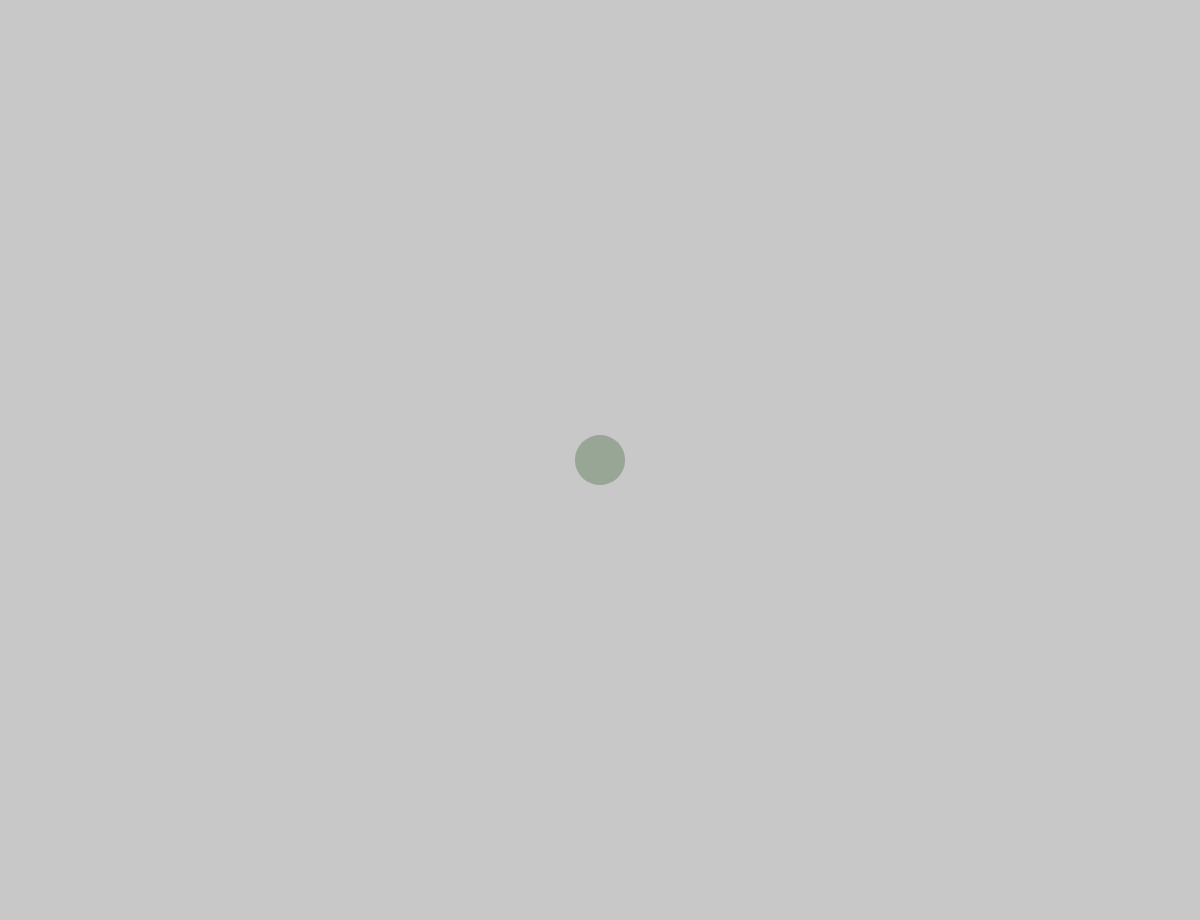
Frame 1 (no input)
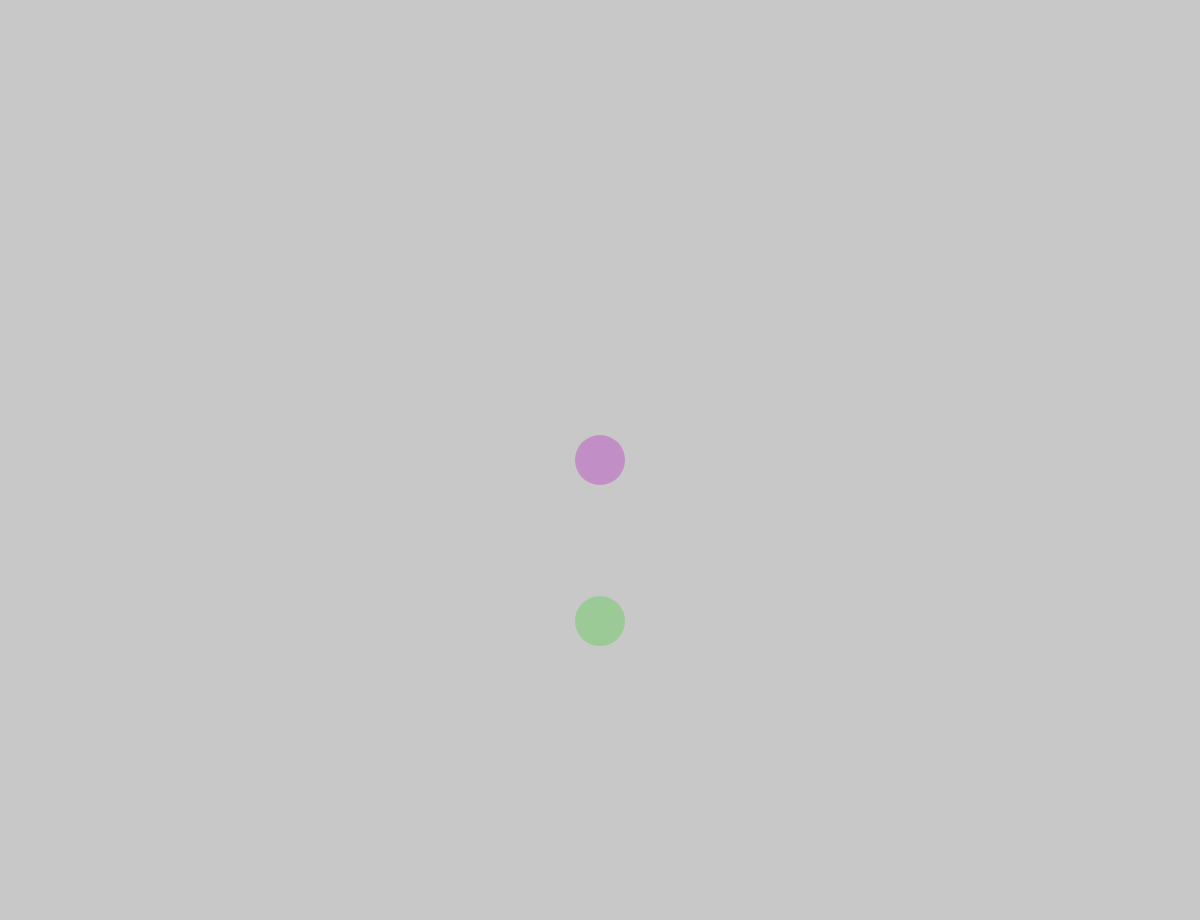
Frame 60 (no input)
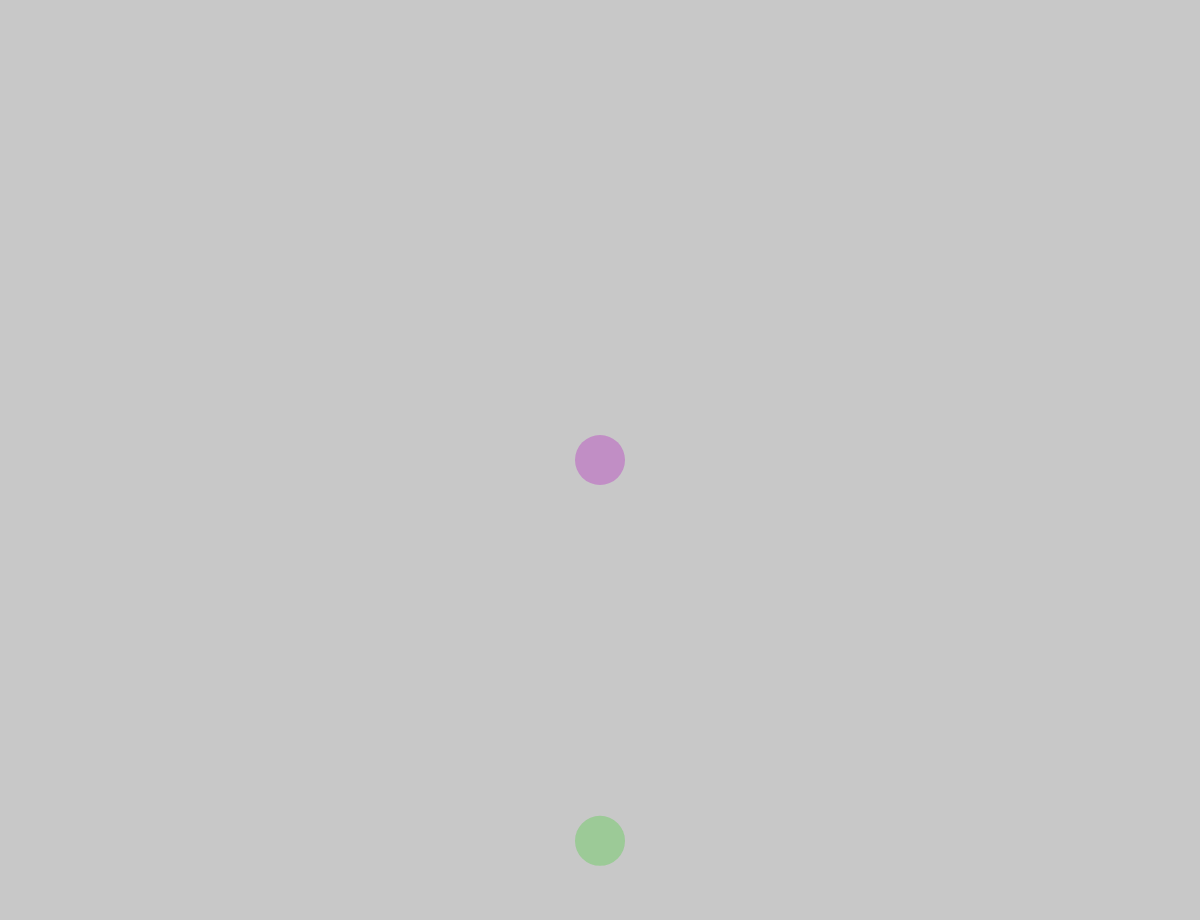
Frame 120 (the mouse pressed at the canvas centre since frame 60)

The p5.js sketch that drew these frames (run headless with seeded random() and noise() and a simulated clock; from frame 60 on, the mouse is pressed at the canvas centre):

// p5.js sketch
// ── sketch.js
// https://editor.p5js.org/jht9629-nyu/sketches/Iob8cJo2b
// Conditionals - Bouncing Ball with Gravity v12
// Ball class - wind algorithm - gravity drop - 10k

let balls = [];
let useMousePressed = false;

function setup() {
  let canvas = createCanvas(windowWidth, windowHeight - 80);
  canvas.mousePressed(canvas_mousePressed);
  canvas.mouseReleased(canvas_mouseReleased);
  canvas.touchEnded(canvas_mouseReleased);

  create_ui();

  new Ball(width / 2, height / 2);

  let ball2 = new Ball(width / 2, height / 2);
  ball2.drop();
}

function draw() {
  background(200);
  noStroke();
  for (let ball of balls) {
    ball.draw();
  }
}

function create_ui() {
  createSpan("click to add a ball - shift to paint - drag to apply wind") //
    .style("font-size:28px");
  createButton("clear") //
    .mousePressed(clearAction)
    .style("font-size:28px");
  createButton("drop") //
    .mousePressed(dropAction)
    .style("font-size:28px");
  createButton("stop") //
    .mousePressed(stopAction)
    .style("font-size:28px");
  createButton("random") //
    .mousePressed(randomAction)
    .style("font-size:28px");
  createButton("10k") //
    .mousePressed(tenkAction)
    .style("font-size:28px");
}

function tenkAction() {
  for (let i = 0; i < 10000; i++) {
    new Ball(random(width), random(height));
  }
}

function randomAction() {
  console.log('Balls randomAction balls.length', balls.length);
  for (let ball of balls) {
    ball.random();
  }
}

function stopAction() {
  for (let ball of balls) {
    ball.stop();
  }
}

function dropAction() {
  for (let ball of balls) {
    ball.drop();
  }
}

function clearAction() {
  balls = [];
}

class Ball {
  //
  constructor(x, y) {
    //
    // initial position
    this.x = x;
    this.y = y;

    // appearance
    this.radius = 25;
    // random color with alpha
    this.color = [random(255), random(255), random(255), 100];

    // x and y velocity. begin at rest
    this.vx = 0;
    this.vy = 0;

    // Air resistance
    this.drag = 0.995;

    // Energy retained on edge bounce
    this.bounce = 0.5;

    // for drop to bottom of canvas behavior
    this.gravityY = 0.1;
    this.isDropping = false;

    // add to list
    balls.push(this);
  }

  draw() {
    this.x += this.vx;
    this.y += this.vy;
    this.vx *= this.drag;
    this.vy *= this.drag;
    if (this.isDropping) {
      this.vy += this.gravityY;
    }
    if (this.y < this.radius || this.y > height - this.radius) {
      // reduce the speed each time ball hits floor
      // negative to reverse direction
      this.vy *= -this.bounce;
      this.y = constrain(this.y, this.radius, height - this.radius);
    }
    if (this.x < this.radius || this.x > width - this.radius) {
      // reduce the speed each time ball hits wall
      this.vx *= -this.bounce;
      this.x = constrain(this.x, this.radius, width - this.radius);
    }
    fill(this.color);
    circle(this.x, this.y, this.radius * 2);
  }

  stop() {
    this.vx = 0;
    this.vy = 0;
    this.isDropping = false;
  }

  // Fall to bottom of canvas using gravityY
  drop() {
    this.vx = 0;
    this.vy = 0;
    this.isDropping = true;
  }

  add_velocity(dx, dy) {
    this.set_velocity(this.vx + dx, this.vy + dy);
  }

  set_velocity(vx, vy) {
    this.vx = vx;
    this.vy = vy;
  }
  
  random() {
    this.x = random(width);
    this.y = random(height);
    this.stop();
  }
}

function mouseDragged() {
  // console.log('mouseDragged');

  // prevent canvas_mouseReleased actions
  useMousePressed = false;

  // apply velocity based on mouse drag direction and speed
  let dx = mouseX - pmouseX;
  let dy = mouseY - pmouseY;

  // wind algorithm
  // from https://editor.p5js.org/yh6371/sketches/cl9-Q8POR
  let windScale = 0.06;
  // only balls within this range are affected
  let range = width * 0.2;
  // for (const d of dots) {
  //   const dd = dist(mouseX, mouseY, d.x, d.y);
  //   if (dd < radius) {
  //     const falloff = (radius - dd) / radius;
  //     d.applyForce(dx * windScale * falloff, dy * windScale * falloff);
  //   }
  // }
  for (let ball of balls) {
    let dd = dist(mouseX, mouseY, ball.x, ball.y);
    if (dd < range) {
      let falloff = (range - dd) / range;
      let ndx = dx * windScale * falloff;
      let ndy = dy * windScale * falloff;
      ball.add_velocity(ndx, ndy);
    }
  }

  if (keyIsDown(SHIFT)) {
    new Ball(mouseX, mouseY);
  }
  
  let inX = mouseX >= 0 && mouseX < width;
  let inY = mouseY >= 0 && mouseY < height;
  let onCanvas = inX && inY;
  // required to prevent touch drag moving canvas on mobile
  return !onCanvas;
}

function canvas_mousePressed() {
  // console.log('mousePressed');
  useMousePressed = true;
}

function canvas_mouseReleased() {
  // console.log('mouseReleased');
  console.log('canvas_mouseReleased balls.length', balls.length);
  if (!useMousePressed) return;
  new Ball(mouseX, mouseY);
}

// https://p5js.org/reference/p5/mouseReleased/
// https://p5js.org/reference/p5/mouseDragged/
// https://p5js.org/reference/p5/pmouseX/
// https://p5js.org/reference/p5/keyCode/
// https://p5js.org/reference/p5/keyIsDown/

// https://editor.p5js.org/jht9629-nyu/sketches/dVHK9-Ns7
// Conditionals - Bouncing Ball with Gravity v2
// added friction

// https://editor.p5js.org/codingtrain/sketches/JTIN5dIVB
// Bouncing ball with gravity
// The Coding Train / Daniel Shiffman

// https://editor.p5js.org/jht9629-nyu/sketches/BtdFgAST_
// Conditionals - Bouncing Ball with Gravity v3
// Use object literals

// https://editor.p5js.org/jht9629-nyu/sketches/-GzgH4Gnf
// Conditionals - Bouncing Ball with Gravity v4
// added velX bounceX

// https://editor.p5js.org/jht9629-nyu/sketches/250TAeMiE
// Conditionals - Bouncing Ball with Gravity v5
// use drag and bounce from
// https://editor.p5js.org/yh6371/sketches/cl9-Q8POR

// https://editor.p5js.org/jht9629-nyu/sketches/whU0iYX5y
// Conditionals - Bouncing Ball with Gravity v6
// use mouseDragged

// https://editor.p5js.org/jht9629-nyu/sketches/suNS9CAwt
// Conditionals - Bouncing Ball with Gravity v7
// ball funcs

// https://editor.p5js.org/jht9629-nyu/sketches/aipAPmiUT
// Conditionals - Bouncing Ball with Gravity v8
// array of balls with random colors

// https://editor.p5js.org/jht9629-nyu/sketches/pbEo73JbQ
// Conditionals - Bouncing Ball with Gravity v9
// use wind algorithm from yh6371
/*
  if (tool === "wind") {
    // Push nearby dots along the mouse delta, with distance falloff
    const dx = mouseX - pmouseX;
    const dy = mouseY - pmouseY;
    const windScale = 0.06,
      radius = 120;
    for (const d of dots) {
      const dd = dist(mouseX, mouseY, d.x, d.y);
      if (dd < radius) {
        const falloff = (radius - dd) / radius;
        d.applyForce(dx * windScale * falloff, dy * windScale * falloff);
      }
    }
  } else if (tool === "erase") {
*/

// https://editor.p5js.org/jht9629-nyu/sketches/0nSrecmFq
// Conditionals - Bouncing Ball with Gravity v10
// Ball class - wind algorithm

// https://editor.p5js.org/jht9629-nyu/sketches/_um4LG0SL
// Conditionals - Bouncing Ball with Gravity v11
// Ball class - wind algorithm - gravity drop
